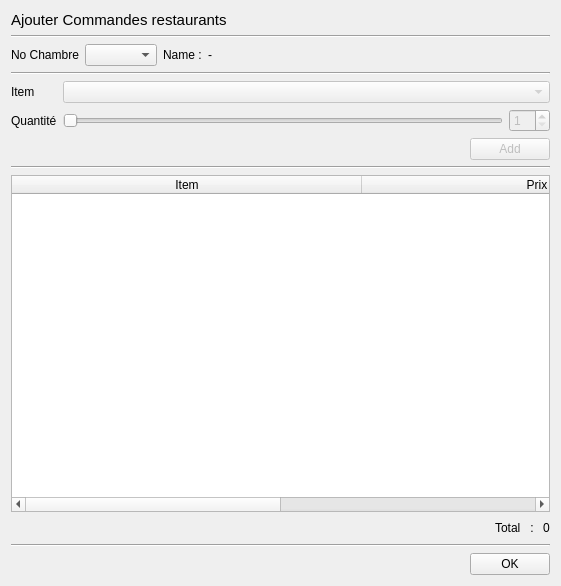
<?xml version="1.0" encoding="UTF-8"?>
<ui version="4.0">
 <class>addRestaurantOrder</class>
 <widget class="QDialog" name="addRestaurantOrder">
  <property name="geometry">
   <rect>
    <x>0</x>
    <y>0</y>
    <width>561</width>
    <height>586</height>
   </rect>
  </property>
  <property name="windowTitle">
   <string>Add Restaurant Orders</string>
  </property>
  <layout class="QGridLayout" name="gridLayout_2">
   <item row="0" column="0">
    <widget class="QLabel" name="label">
     <property name="text">
      <string>&lt;!DOCTYPE HTML PUBLIC &quot;-//W3C//DTD HTML 4.0//EN&quot; &quot;http://www.w3.org/TR/REC-html40/strict.dtd&quot;&gt;
&lt;html&gt;&lt;head&gt;&lt;meta name=&quot;qrichtext&quot; content=&quot;1&quot; /&gt;&lt;style type=&quot;text/css&quot;&gt;
p, li { white-space: pre-wrap; }
&lt;/style&gt;&lt;/head&gt;&lt;body style=&quot; font-family:'Lucida Grande'; font-size:13pt; font-weight:400; font-style:normal;&quot;&gt;
&lt;p style=&quot; margin-top:0px; margin-bottom:0px; margin-left:0px; margin-right:0px; -qt-block-indent:0; text-indent:0px;&quot;&gt;&lt;span style=&quot; font-family:'Ubuntu'; font-size:11pt;&quot;&gt;Ajouter Commandes restaurants&lt;/span&gt;&lt;/p&gt;&lt;/body&gt;&lt;/html&gt;</string>
     </property>
    </widget>
   </item>
   <item row="1" column="0" colspan="3">
    <widget class="Line" name="line">
     <property name="orientation">
      <enum>Qt::Horizontal</enum>
     </property>
    </widget>
   </item>
   <item row="2" column="0" colspan="3">
    <layout class="QHBoxLayout" name="horizontalLayout_2">
     <item>
      <widget class="QLabel" name="label_4">
       <property name="text">
        <string>No Chambre</string>
       </property>
      </widget>
     </item>
     <item>
      <widget class="QComboBox" name="roomNo"/>
     </item>
     <item>
      <widget class="QLabel" name="label_5">
       <property name="text">
        <string>Name :</string>
       </property>
      </widget>
     </item>
     <item>
      <widget class="QLabel" name="name">
       <property name="text">
        <string>-</string>
       </property>
      </widget>
     </item>
     <item>
      <spacer name="horizontalSpacer_3">
       <property name="orientation">
        <enum>Qt::Horizontal</enum>
       </property>
       <property name="sizeHint" stdset="0">
        <size>
         <width>40</width>
         <height>20</height>
        </size>
       </property>
      </spacer>
     </item>
    </layout>
   </item>
   <item row="3" column="0" colspan="3">
    <layout class="QGridLayout" name="gridLayout">
     <item row="1" column="0">
      <widget class="QLabel" name="label_2">
       <property name="text">
        <string>Item</string>
       </property>
      </widget>
     </item>
     <item row="1" column="1" colspan="2">
      <widget class="QComboBox" name="item">
       <property name="enabled">
        <bool>false</bool>
       </property>
      </widget>
     </item>
     <item row="2" column="0">
      <widget class="QLabel" name="label_3">
       <property name="text">
        <string>Quantité</string>
       </property>
      </widget>
     </item>
     <item row="2" column="1">
      <widget class="QSlider" name="quantitySlider">
       <property name="enabled">
        <bool>false</bool>
       </property>
       <property name="minimum">
        <number>1</number>
       </property>
       <property name="maximum">
        <number>10</number>
       </property>
       <property name="orientation">
        <enum>Qt::Horizontal</enum>
       </property>
      </widget>
     </item>
     <item row="2" column="2">
      <widget class="QSpinBox" name="quantityBox">
       <property name="enabled">
        <bool>false</bool>
       </property>
       <property name="minimum">
        <number>1</number>
       </property>
       <property name="maximum">
        <number>10</number>
       </property>
      </widget>
     </item>
     <item row="3" column="0" colspan="3">
      <layout class="QHBoxLayout" name="horizontalLayout">
       <item>
        <spacer name="horizontalSpacer">
         <property name="orientation">
          <enum>Qt::Horizontal</enum>
         </property>
         <property name="sizeHint" stdset="0">
          <size>
           <width>40</width>
           <height>20</height>
          </size>
         </property>
        </spacer>
       </item>
       <item>
        <widget class="QPushButton" name="addButton">
         <property name="enabled">
          <bool>false</bool>
         </property>
         <property name="text">
          <string>Add</string>
         </property>
        </widget>
       </item>
      </layout>
     </item>
     <item row="0" column="0" colspan="3">
      <widget class="Line" name="line_4">
       <property name="orientation">
        <enum>Qt::Horizontal</enum>
       </property>
      </widget>
     </item>
    </layout>
   </item>
   <item row="4" column="0" colspan="3">
    <widget class="Line" name="line_2">
     <property name="orientation">
      <enum>Qt::Horizontal</enum>
     </property>
    </widget>
   </item>
   <item row="5" column="0" colspan="3">
    <widget class="QTableWidget" name="orderTable">
     <property name="editTriggers">
      <set>QAbstractItemView::NoEditTriggers</set>
     </property>
     <attribute name="horizontalHeaderDefaultSectionSize">
      <number>350</number>
     </attribute>
     <attribute name="horizontalHeaderStretchLastSection">
      <bool>true</bool>
     </attribute>
     <column>
      <property name="text">
       <string>Item</string>
      </property>
     </column>
     <column>
      <property name="text">
       <string>Prix</string>
      </property>
     </column>
    </widget>
   </item>
   <item row="6" column="0" colspan="3">
    <layout class="QHBoxLayout" name="horizontalLayout_4">
     <item>
      <spacer name="horizontalSpacer_4">
       <property name="orientation">
        <enum>Qt::Horizontal</enum>
       </property>
       <property name="sizeHint" stdset="0">
        <size>
         <width>40</width>
         <height>20</height>
        </size>
       </property>
      </spacer>
     </item>
     <item>
      <widget class="QLabel" name="label_6">
       <property name="text">
        <string>Total   : </string>
       </property>
      </widget>
     </item>
     <item>
      <widget class="QLabel" name="total">
       <property name="text">
        <string>0</string>
       </property>
      </widget>
     </item>
    </layout>
   </item>
   <item row="7" column="0" colspan="3">
    <widget class="Line" name="line_3">
     <property name="orientation">
      <enum>Qt::Horizontal</enum>
     </property>
    </widget>
   </item>
   <item row="8" column="0" colspan="3">
    <layout class="QHBoxLayout" name="horizontalLayout_3">
     <item>
      <spacer name="horizontalSpacer_2">
       <property name="orientation">
        <enum>Qt::Horizontal</enum>
       </property>
       <property name="sizeHint" stdset="0">
        <size>
         <width>40</width>
         <height>20</height>
        </size>
       </property>
      </spacer>
     </item>
     <item>
      <widget class="QPushButton" name="okButton">
       <property name="text">
        <string>OK</string>
       </property>
      </widget>
     </item>
    </layout>
   </item>
  </layout>
 </widget>
 <resources/>
 <connections>
  <connection>
   <sender>quantitySlider</sender>
   <signal>valueChanged(int)</signal>
   <receiver>quantityBox</receiver>
   <slot>setValue(int)</slot>
   <hints>
    <hint type="sourcelabel">
     <x>290</x>
     <y>127</y>
    </hint>
    <hint type="destinationlabel">
     <x>408</x>
     <y>136</y>
    </hint>
   </hints>
  </connection>
  <connection>
   <sender>quantityBox</sender>
   <signal>valueChanged(int)</signal>
   <receiver>quantitySlider</receiver>
   <slot>setValue(int)</slot>
   <hints>
    <hint type="sourcelabel">
     <x>408</x>
     <y>136</y>
    </hint>
    <hint type="destinationlabel">
     <x>293</x>
     <y>128</y>
    </hint>
   </hints>
  </connection>
 </connections>
</ui>
